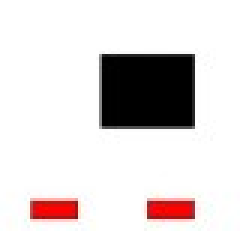
%> input picture Obstacle_Map.jpg, 80 x 77 px (shown 3 times larger)
$ octave 'Delivery Robot (Differential Drive).m'   (GNU Octave 9; MATLAB toolbox functions it lacks are replaced by stand-ins)
%> lines starting %> are read from the running program, lines starting %| are printed output that depends on the picture; in (x1, y1, x2, y2) boxes, pixels count from 0 and x2, y2 are one past the last pixel; in counts of white or black regions, pixels touching at a corner belong together; the program's own positions count from 1
clc, clear all

%Obstacle Map Generations

image = imread("Obstacle_Map.jpg");
%> image is the input picture: size 77x80x3 uint8; mean R, G, B 221.2, 214.8, 214.6
grayimage = rgb2gray(image);
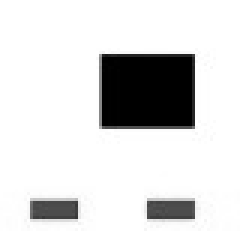
%> grayimage: size 77x80 uint8 (shown 3 times larger); min 0, max 255, mean 216.7
bwimage = grayimage < 200;
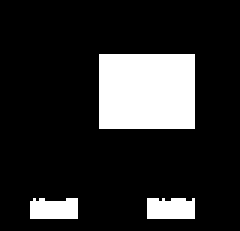
%> bwimage: size 77x80 logical (shown 3 times larger); 16.4% white; 3 white regions, box (x1, y1, x2, y2) and area: (33, 18, 65, 43) 800, (49, 66, 65, 73) 107, (10, 66, 26, 73) 103
%> (the run ends here)
